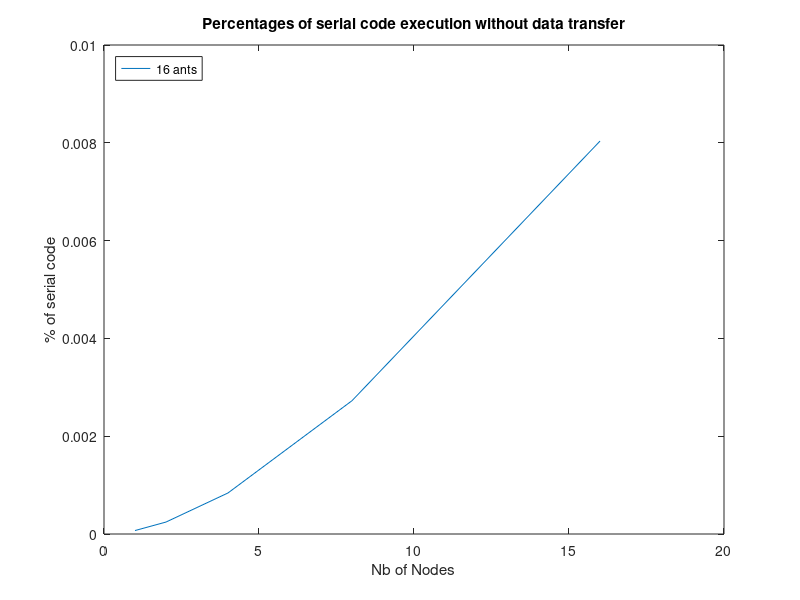

Reproduce this figure in MATLAB.
nants = [1 2 4 8 16];
nodes = [1 2 4 8 16];
c = 1000
result = []
L = 5000

for i = 1:size(nants,2)
    for j = 1:size(nodes,2)
        result(j,i) = (L*nodes(j) + c)/(L*nodes(j) + c + L*c*(1+nants(i)/nodes(j)));
    end
end

disp(result)

figure
plot(nodes,result(:,5))%nodes,speedup32,nodes,speedup64)
legend('16 ants', 'Location', 'northwest')
title('Percentages of serial code execution without data transfer')
xlabel('Nb of Nodes')
ylabel('% of serial code')